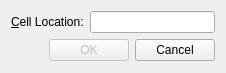
<?xml version="1.0" encoding="UTF-8"?>
<ui version="4.0">
 <class>Dialog</class>
 <widget class="QDialog" name="Dialog">
  <property name="geometry">
   <rect>
    <x>0</x>
    <y>0</y>
    <width>226</width>
    <height>73</height>
   </rect>
  </property>
  <property name="windowTitle">
   <string>Go To Cell</string>
  </property>
  <layout class="QVBoxLayout" name="verticalLayout">
   <item>
    <layout class="QHBoxLayout" name="horizontalLayout">
     <item>
      <widget class="QLabel" name="label">
       <property name="text">
        <string>&amp;Cell Location:</string>
       </property>
       <property name="buddy">
        <cstring>lineEdit</cstring>
       </property>
      </widget>
     </item>
     <item>
      <widget class="QLineEdit" name="lineEdit"/>
     </item>
    </layout>
   </item>
   <item>
    <layout class="QHBoxLayout" name="horizontalLayout_2">
     <item>
      <spacer name="horizontalSpacer">
       <property name="orientation">
        <enum>Qt::Horizontal</enum>
       </property>
       <property name="sizeHint" stdset="0">
        <size>
         <width>40</width>
         <height>20</height>
        </size>
       </property>
      </spacer>
     </item>
     <item>
      <widget class="QPushButton" name="okButton">
       <property name="enabled">
        <bool>false</bool>
       </property>
       <property name="text">
        <string>OK</string>
       </property>
       <property name="default">
        <bool>true</bool>
       </property>
      </widget>
     </item>
     <item>
      <widget class="QPushButton" name="cancelButton">
       <property name="text">
        <string>Cancel</string>
       </property>
      </widget>
     </item>
    </layout>
   </item>
  </layout>
 </widget>
 <resources/>
 <connections/>
</ui>
